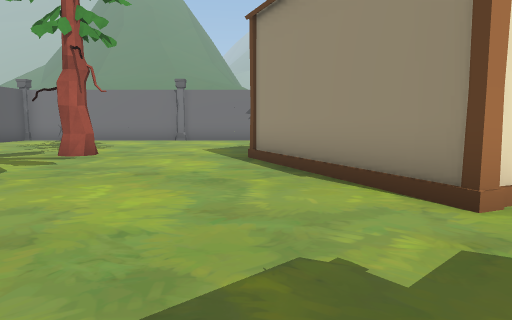
[1] (above)

24 first-person views from a walk through a 3-D level made in the Unity game engine. The camera is 1.5 m above the floor, tilts 6° down and sees 70° across. The floor is counted in squares, 2 m on a side. Each view is taken from the middle of a square. On the plan, view 1 faces up. The plan holds only what a view shows up to about 11 squares ahead; the rest is blank. The place goes on beyond the plan. The player character is not drawn.

[2]
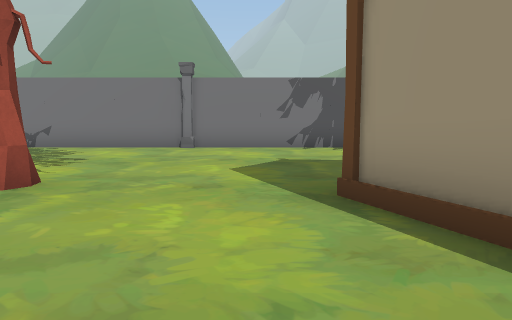

[3]
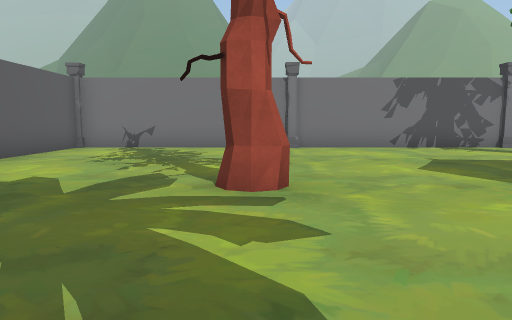

[4]
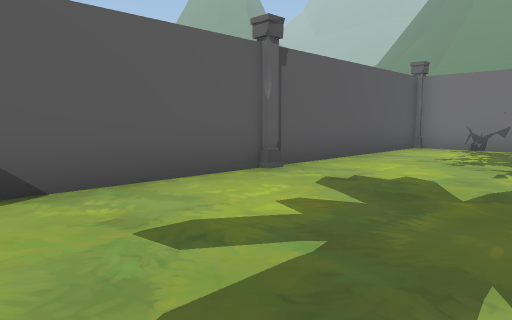

[5]
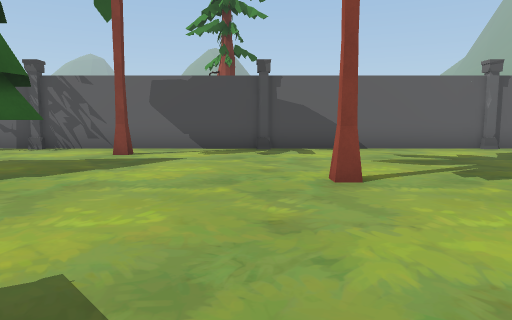

[6]
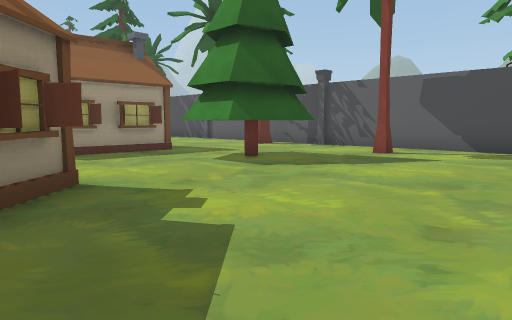

[7]
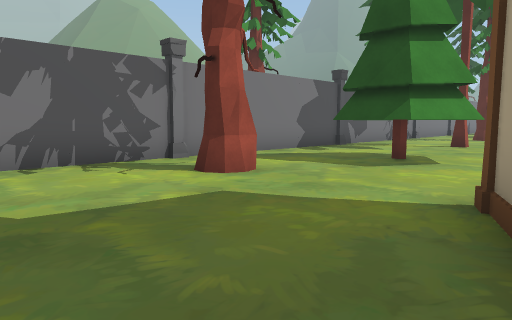

[8]
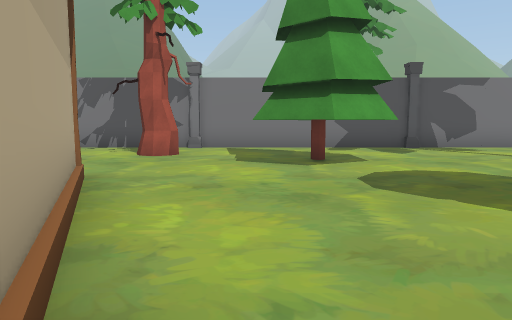

[9]
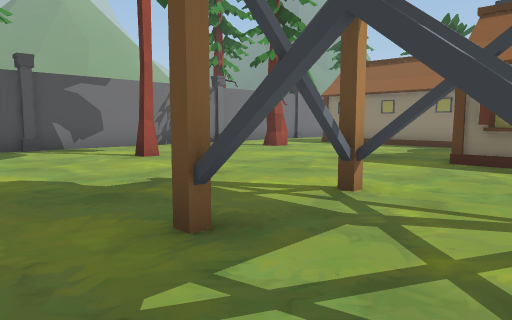

[10]
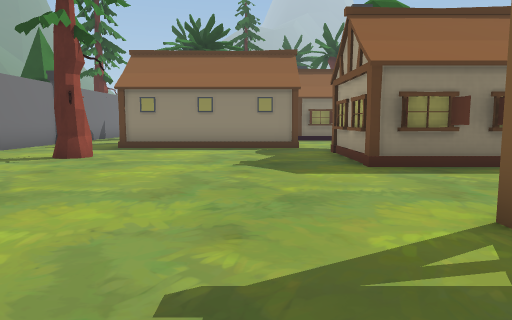

[11]
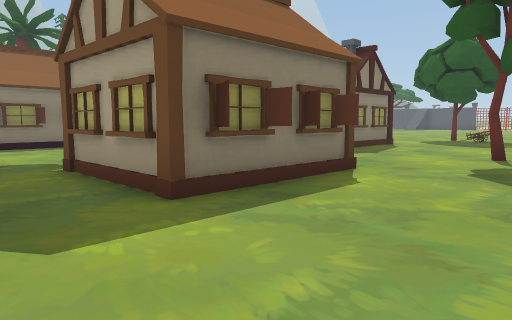

[12]
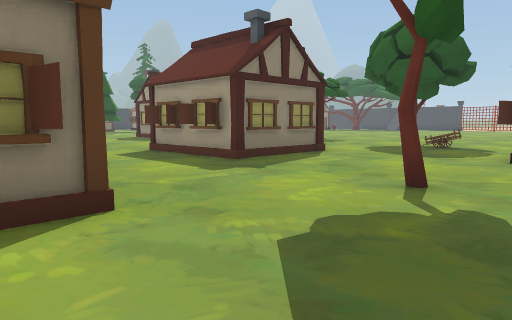

[13]
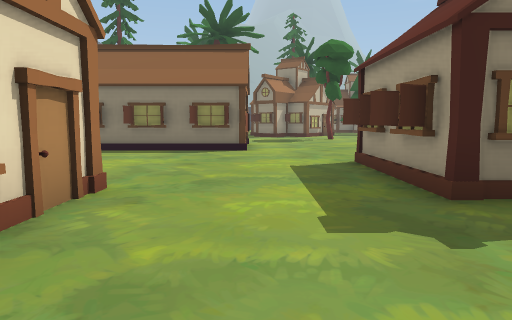

[14]
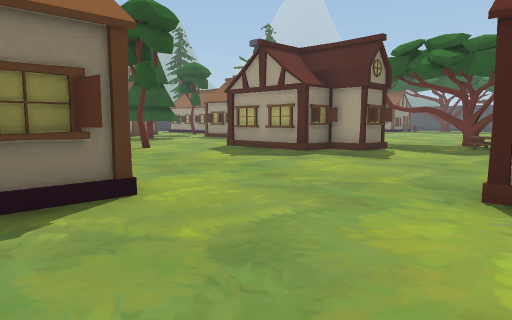

[15]
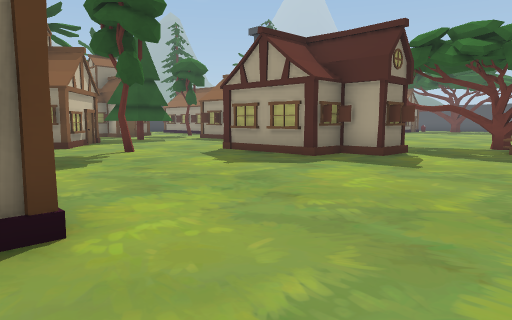

[16]
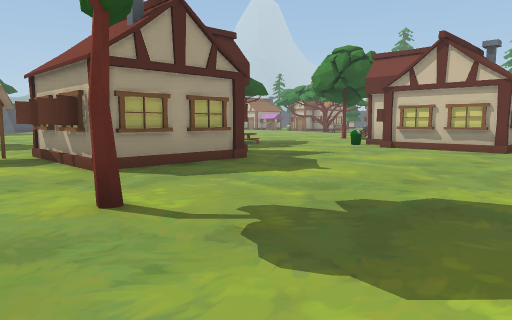

[17]
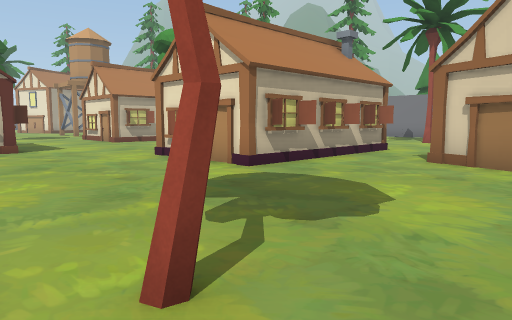

[18]
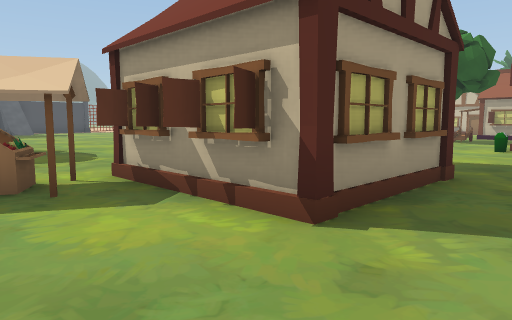

[19]
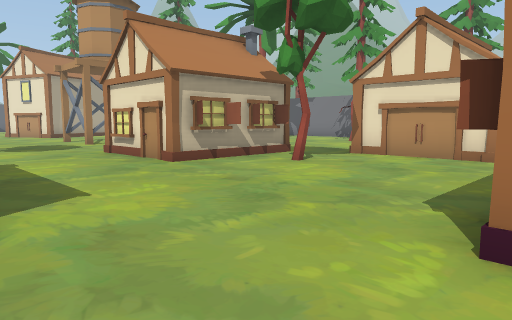

[20]
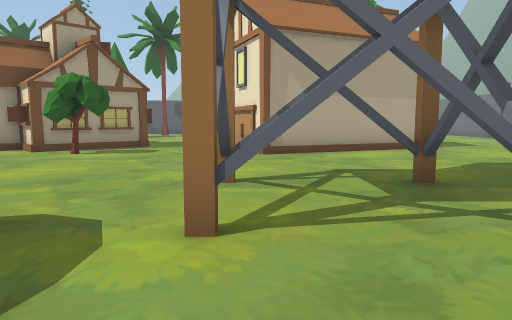

[21]
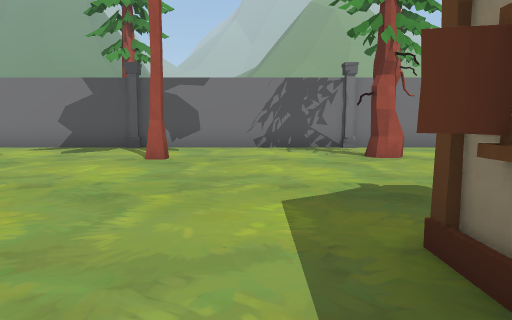

[22]
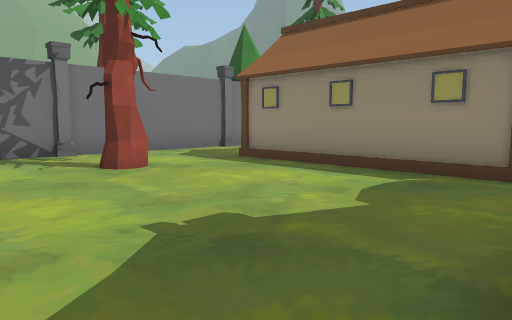

[23]
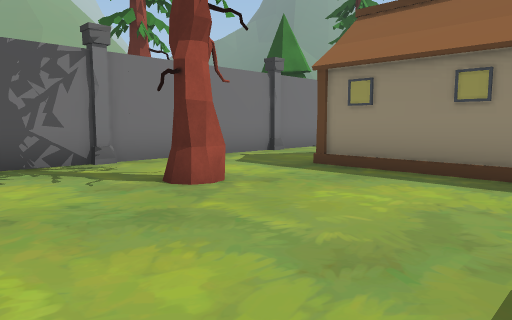

[24]
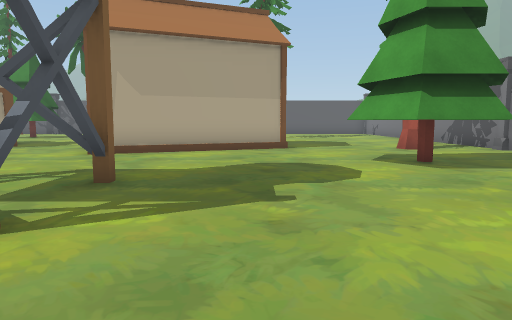

### Floor plan
Key: @ floor where view 1 was taken; # wall or solid block; . floor; / step, stairs or slope; = window, fence, low wall or low ledge; C column; H house; O other object.
Columns run from 9 left of view 1 to 30 right of it. Each row starts with its distance up from view 1.
 15 C#####C#####C#####C######C###C##
 14 #..............................
 13 #.............................
 12 #.............###...#....#..OO
 11 #.............###...........O O
 10 #..............##...........O O
  9 #..........O................O O
  8 C....#...O OO...............O O
  7 #.........  O...............OOO   ..
  6 #.........O  O....#....HHHH.....HHHH.
  5 #.........O  O.........H  H.#...H  H.
  4 #..........OOO....#....H  H.....H  H.OO
  3 #....#.....O...........HHHH.....H  H...
  2 C...............................H  H...
  1 #...............................H.......
  0 #........@HH.O....   .#.................
 -1 #.#......H  HHO.     .....HHHH..........
 -2 #...##...H  HH.      .....H  H........#.
 -3 #...##...  HHH       .....H  H..........
 -4 C...  ...            H....H H...........
 -5 #  .....             H..... H.....HHHH..
 -6     .HHH              ....  .....HH  H..
 -7      H                .O=     ...H   HO
 -8                       ..      //..  HHOO
 -9                               O/..  ...
-10                                ##   ..
-11                                     ..
-12                                    ...
-13                                    ..
-14                                    ..

Where each view was taken, in squares from view 1:
view 1: 0 up, 0 right, facing up
view 2: 4 up, 1 left, facing up
view 3: 4 up, 4 left, facing up
view 4: 4 up, 5 left, facing up-left
view 5: 2 up, 1 right, facing left
view 6: 3 up, 1 right, facing down-left
view 7: 8 up, 1 left, facing up-right
view 8: 4 up, 5 right, facing up
view 9: 4 up, 7 right, facing up-right
view 10: 8 up, 8 right, facing right
view 11: 8 up, 11 right, facing down-right
view 12: 4 up, 11 right, facing down-right
view 13: 1 up, 13 right, facing right
view 14: 3 up, 19 right, facing down-right
view 15: 2 up, 20 right, facing down-right
view 16: 1 up, 30 right, facing down-left
view 17: 3 down, 30 right, facing up-left
view 18: 3 down, 30 right, facing down-left
view 19: 1 down, 23 right, facing up-left
view 20: 4 up, 13 right, facing left
view 21: 4 up, 13 right, facing up
view 22: 6 up, 13 right, facing up-right
view 23: 8 up, 13 right, facing up-right
view 24: 8 up, 13 right, facing left
